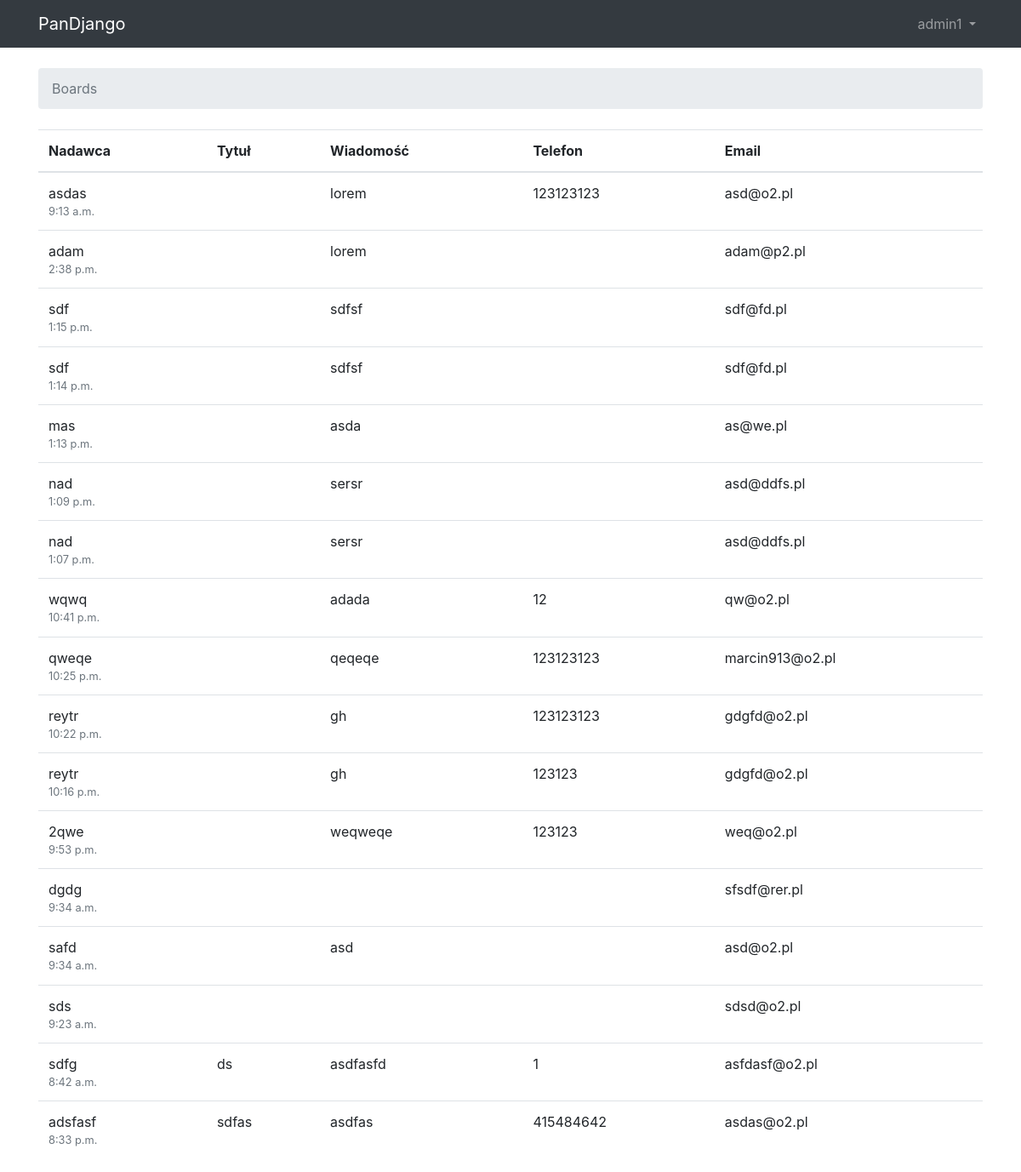
Page /board (signed in) on the committed database.
### website/models.py (models this page shows, shortened)
class Contact(models.Model):
    name = models.CharField(max_length=128, null=True, verbose_name='Nadawca')
    subject = models.CharField(max_length=255, blank=True, verbose_name='Temat')
    message = models.TextField(max_length=4000, verbose_name='Wiadomość')
    email = models.CharField(max_length=70,blank=True, verbose_name='Email')
    mobile = models.CharField(max_length=9, blank=True, null=True,default='000000000', verbose_name='Telefon')
    time_add = models.TimeField(auto_now_add=True)
    class Meta:
        verbose_name = 'Wiadomość'
        verbose_name_plural = 'Wiadomości'

### website/views.py (the view)
# urls.py: path('board', BoardView.as_view(), name='board'),
class BoardView(LoginRequiredMixin, View):
    def get(self, request):
        contacts = Contact.objects.all().order_by('-id')
        return render(request, 'board.html', {'contacts': contacts})

### website/templates/board.html (shortened to what this page needs)
{% load static %}<!DOCTYPE html>
<html>
  <head>
    <link rel="stylesheet" href="{% static 'css/bootstrap.min.css' %}">
  </head>
  <body>
  <nav class="navbar navbar-expand-sm navbar-dark bg-dark">
  <div class="container">
    <a class="navbar-brand" href="{% url 'index' %}">PanDjango</a>
    <div class="collapse navbar-collapse" id="mainMenu">
      {% if user.is_authenticated %}
        <ul class="navbar-nav ml-auto">
          <li class="nav-item dropdown">
            <a class="nav-link dropdown-toggle" href="#" id="userMenu" data-toggle="dropdown" aria-haspopup="true" aria-expanded="false">
              {{ user.username }}
            </a>
          </li>
        </ul>
      {% else %}
        <form class="form-inline ml-auto">
          <a href="{% url 'login' %}" class="btn btn-outline-secondary">Log in</a>
          <a href="{% url 'signup' %}" class="btn btn-primary ml-2">Sign up</a>
        </form>
      {% endif %}
    </div>
  </div>
</nav>
    <div class="container">
      <ol class="breadcrumb my-4">
        <li class="breadcrumb-item active">Boards</li>
      </ol>
      <table class="table">
        <thead class="thead-inverse">
          <tr>
            <th>Nadawca</th>
              <th>Tytuł</th>
            <th>Wiadomość</th>
            <th>Telefon</th>
            <th>Email</th>
          </tr>
        </thead>
        <tbody>
          {% for contact in contacts %}
            <tr>
              <td>{{ contact.name }}<small class="text-muted d-block">{{ contact.time_add }}</small></td>
                <td>{{ contact.subject }}</td>
              <td>{{ contact.message }}</td>
              <td >{{ contact.mobile }}</td>
              <td>{{ contact.email }}</td>
            </tr>
          {% endfor %}
        </tbody>
      </table>
    </div>
  </body>
</html>

### rows in the picture
Contact: name "asdas", time_add "9:13 a.m.", message "lorem", mobile "123123123", email "asd@o2.pl"
Contact: name "adam", time_add "2:38 p.m.", message "lorem", email "adam@p2.pl"
Contact: name "sdf", time_add "1:15 p.m.", message "sdfsf", email "sdf@fd.pl"
Contact: name "sdf", time_add "1:14 p.m.", message "sdfsf", email "sdf@fd.pl"
Contact: name "mas", time_add "1:13 p.m.", message "asda", email "as@we.pl"
Contact: name "nad", time_add "1:09 p.m.", message "sersr", email "asd@ddfs.pl"
Contact: name "nad", time_add "1:07 p.m.", message "sersr", email "asd@ddfs.pl"
Contact: name "wqwq", time_add "10:41 p.m.", message "adada", mobile "12", email "qw@o2.pl"
Contact: name "qweqe", time_add "10:25 p.m.", message "qeqeqe", mobile "123123123", email "marcin913@o2.pl"
Contact: name "reytr", time_add "10:22 p.m.", message "gh", mobile "123123123", email "gdgfd@o2.pl"
Contact: name "reytr", time_add "10:16 p.m.", message "gh", mobile "123123", email "gdgfd@o2.pl"
Contact: name "2qwe", time_add "9:53 p.m.", message "weqweqe", mobile "123123", email "weq@o2.pl"
Contact: name "dgdg", time_add "9:34 a.m.", email "sfsdf@rer.pl"
Contact: name "safd", time_add "9:34 a.m.", message "asd", email "asd@o2.pl"
Contact: name "sds", time_add "9:23 a.m.", email "sdsd@o2.pl"
Contact: name "sdfg", time_add "8:42 a.m.", subject "ds", message "asdfasfd", mobile "1", email "asfdasf@o2.pl"
Contact: name "adsfasf", time_add "8:33 p.m.", subject "sdfas", message "asdfas", mobile "415484642", email "asdas@o2.pl"

### other values in the picture
{{ user.username }} "admin1"
